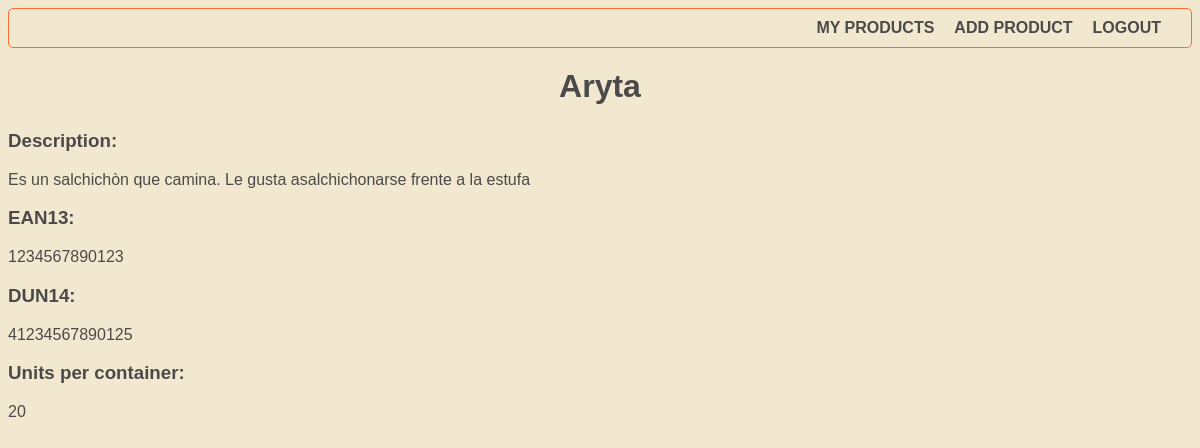
The page /product/1/ (signed in) on the database its author committed.
### products_listing/models.py (models this page shows, shortened)
class Product(models.Model):
    user = models.ForeignKey(settings.AUTH_USER_MODEL, on_delete=models.CASCADE, default=None)
    name = models.CharField(max_length=100)
    description = models.TextField()
    ean13 = models.CharField(max_length=13)
    units_number = models.PositiveIntegerField()
    dun14 = models.CharField(max_length=14)

### products_listing/views.py (the view)
# urls.py: path('product/<int:pk>/', product_detail_view, name='product_detail'),
@login_required
def product_detail_view(request, pk):
    product = get_object_or_404(Product, pk=pk)
    context = {'product': product}
    return render(request, 'products_listing/product_detail.html', context)

### products_listing/templates/products_listing/product_detail.html
{% extends 'products_listing/base.html' %}
{% block content %}
  <h1>{{ product.name }}</h1>
  <p><h3>Description:</h3> {{ product.description }}</p>
  <p><h3>EAN13:</h3> {{ product.ean13 }}</p>
  <p><h3>DUN14:</h3> {{ product.dun14 }}</p>
  <p><h3>Units per container:</h3> {{ product.units_number }}</p>
{% endblock %}

### products_listing/static/styles.css (style rules this page uses)
body { background-color: #F2E8CF; color: #4A4A4A; font-family: Arial, sans-serif; }
h1 { font-size: 32px; font-weight: bold; margin: 0; margin-bottom: 25px; text-align: center; }

### rows shown on the page
Product: name "Aryta", description "Es un salchichòn que camina. Le gusta asalchichonarse frente a la estufa", ean13 "1234567890123", dun14 "41234567890125", units_number "20"
